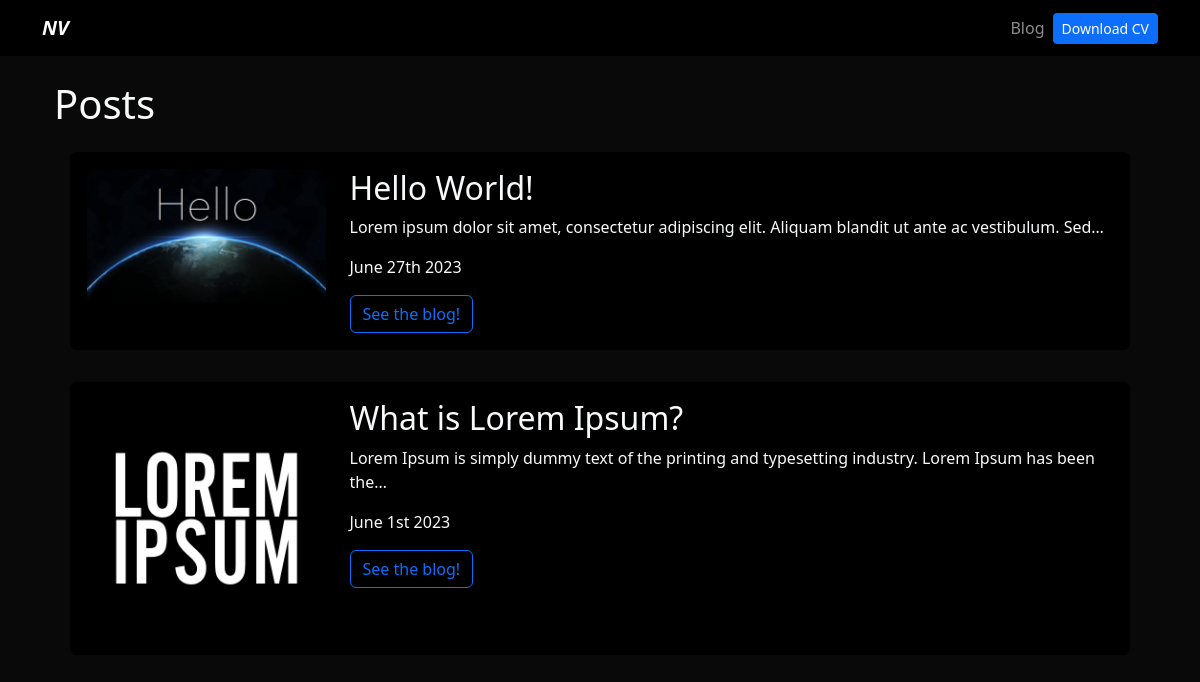
Screenshot of /blog/ with the database file from the repository.
### blog/models.py (models this page shows)
class Post(models.Model):
    title = models.CharField(max_length=100)
    description = models.TextField()
    image = models.ImageField(upload_to="blog/images/")
    date = models.DateField(datetime.date.today)

### blog/views.py (the view)
# urls.py: path('', render_posts, name='posts'),
def render_posts(request):
    posts = Post.objects.all()
    return render(request, 'posts.html', {'posts': posts})

### blog/templates/posts.html
{% extends 'layout.html' %}
{% block content %}
<h1>Posts</h1>
{% for post in posts %}
<div class="p-3">
    <div class="card card-body bg-black">
        <div class="row">
            <div class="col-3">
                <img src="{{post.image.url}}" alt="{{post.title}}" class="img-fluid" />
            </div>
            <div class="col-9">
                <h2>{{post.title}}</h2>
                <p>{{post.description |striptags|truncatechars:100 }}</p>
                <p>{{post.date|date:'F jS Y'}}</p>
                <a href="{% url 'blog:post_detail' post.id%}" class="btn btn-outline-primary">See the blog!</a>
            </div>
        </div>
    </div>
</div>
{% endfor %}
{% endblock %}

### portfolio/static/main.css (style rules this page uses)
body { background: #090909; }
.bg-black { background: #090909; }

### rows the page displays
Post: image (picture), title "Hello World!", description "Lorem ipsum dolor sit amet, consectetur adipiscing elit. Aliquam blandit ut ante ac vestibulum. Sed…", date "June 27th 2023"
Post: image (picture), title "What is Lorem Ipsum?", description "Lorem Ipsum is simply dummy text of the printing and typesetting industry. Lorem Ipsum has been the…", date "June 1st 2023"
